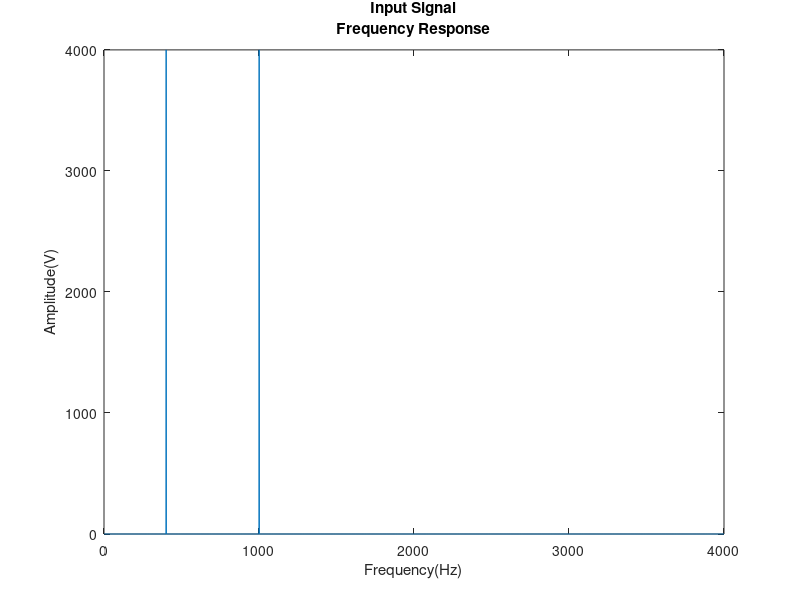
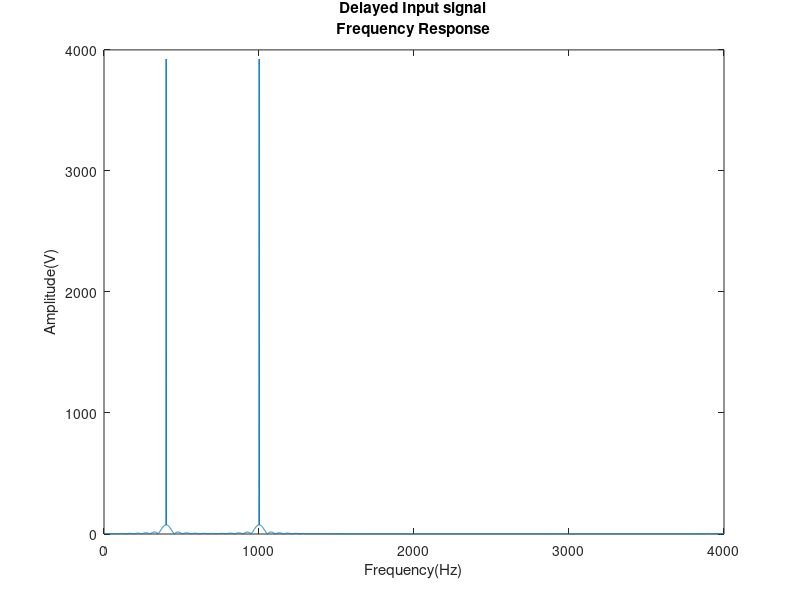
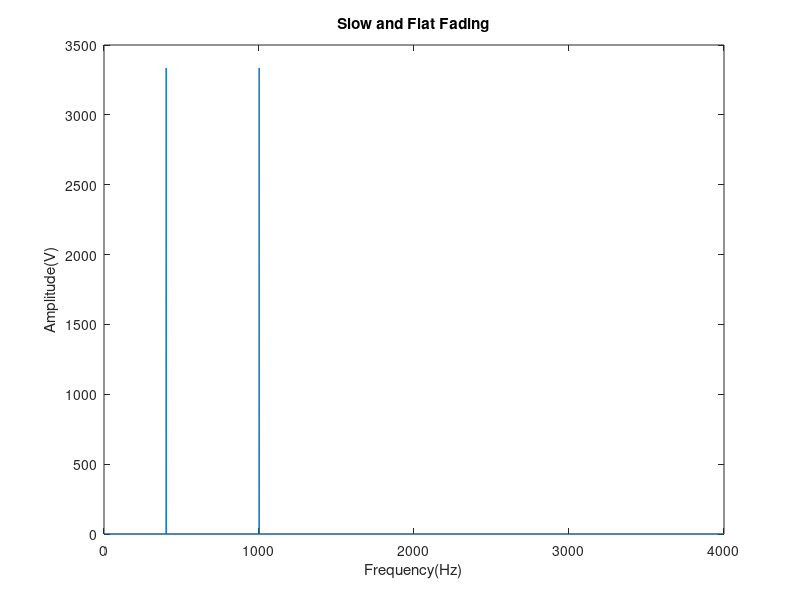
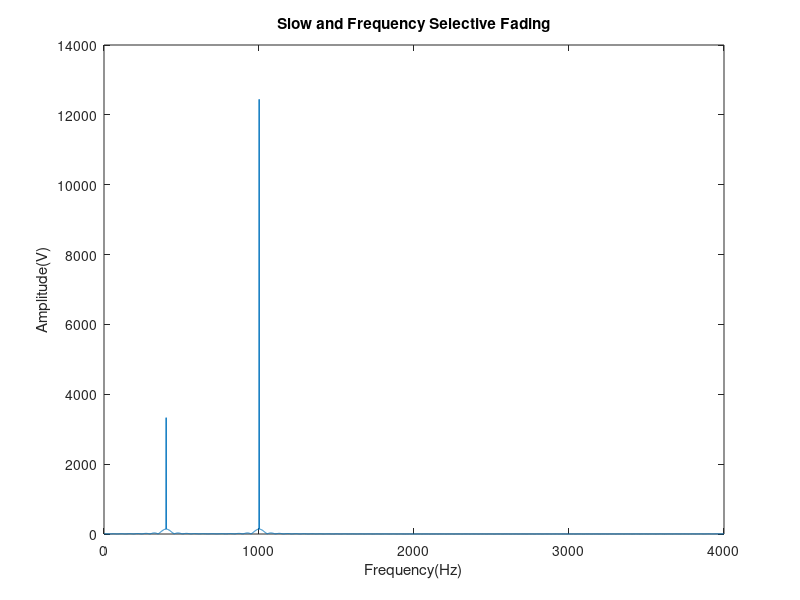

Reproduce these figures in MATLAB, in order.
clc, clear all; close all; 
fs = 4000; f1 = 1000; f2 = 400;
ts = 0:(1/fs):1-(1/fs); 
signal1 = exp(complex(0,2*pi*f1*ts)); 
signal2 = exp(complex(0,2*pi*f2*ts)); 
message = signal1+signal2; 
delayed = [zeros(1,77) message(1:length(message)-77)]; 
%FREQUENCY RESPONSE
freqres = fft(message); 
figure; 
magnitudeplot = abs(freqres); 
plot(1:fs,magnitudeplot); 
title({'Input Signal';'Frequency Response'}); 
xlabel('Frequency(Hz)'); 
ylabel('Amplitude(V)'); 
figure; freqres2=fft(delayed); 
plot(1:fs,abs(freqres2)); 
title({'Delayed Input signal';'Frequency Response'}); 
xlabel('Frequency(Hz)'); ylabel('Amplitude(V)');
%Slow and Flat Fading
h = randn + (1i*randn); 
y1 = message.*h; freqres = fft(y1); 
magnitudeplot = abs(fft(y1)); 
figure; plot(1:fs,magnitudeplot(1:fs)); title('Slow and Flat Fading'); xlabel('Frequency(Hz)'); ylabel('Amplitude(V)');
%Slow and Frequency Selective Fading
h1 = randn + (1i*randn); 
h2 = randn + (1i*randn); 
trans2 = (h1.*message) + (h2.*delayed); 
magnitudeplot = abs(fft(trans2)); 
figure; 
plot(1:fs,magnitudeplot); 
title('Slow and Frequency Selective Fading'); 
xlabel('Frequency(Hz)'); ylabel('Amplitude(V)');
%Fast and Flat Fading
fd = 10;
%doppler frequency 
hs = randi([0 1],1,length(ts)) +(1i*randi([0 1],1,length(ts))); 
[b,a] = butter(12,((2*fd)/1000)); 
lpf = filter(b,a,hs); 
trans3 = lpf.*message; 
magnitudeplot = abs(fft(trans3)); 
figure; 
plot(1:fs,magnitudeplot); title('Fast and Flat Fading'); xlabel('Frequency(Hz)'); ylabel('Amplitude(V)');
% Fast and Frequency Selective Fading
ht = randi([0 1],1,length(ts)) +1i*(randi([0 1],1,length(ts))); 
lpf1 = filter(b,a,ht); 
trans4 = (lpf1.*message) +(lpf1.*delayed); 
magnitudeplot = abs(fft(trans4)); 
figure; 
plot(1:fs,magnitudeplot); 
title('Fast and Frequency Selective Fading'); xlabel('Frequency(Hz)'); ylabel('Amplitude(V)');

